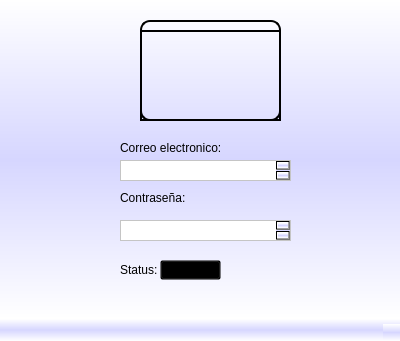
<?xml version="1.0" encoding="UTF-8"?>
<ui version="4.0">
 <class>MainWindow</class>
 <widget class="QMainWindow" name="MainWindow">
  <property name="geometry">
   <rect>
    <x>0</x>
    <y>0</y>
    <width>400</width>
    <height>341</height>
   </rect>
  </property>
  <property name="minimumSize">
   <size>
    <width>400</width>
    <height>341</height>
   </size>
  </property>
  <property name="maximumSize">
   <size>
    <width>401</width>
    <height>342</height>
   </size>
  </property>
  <property name="windowTitle">
   <string>MainWindow</string>
  </property>
  <property name="styleSheet">
   <string notr="true">background-color: qlineargradient(spread:pad, x1:0, y1:0, x2:0 ,y2:1,stop:0 rgba(255, 255, 255, 255), stop:0.5 rgba(214,214,255,255), stop:1 rgba(255,255,255,255));</string>
  </property>
  <widget class="QWidget" name="centralwidget">
   <widget class="QLabel" name="label">
    <property name="geometry">
     <rect>
      <x>120</x>
      <y>140</y>
      <width>101</width>
      <height>16</height>
     </rect>
    </property>
    <property name="autoFillBackground">
     <bool>false</bool>
    </property>
    <property name="styleSheet">
     <string notr="true">background-color: transparent;</string>
    </property>
    <property name="text">
     <string>Correo electronico: </string>
    </property>
   </widget>
   <widget class="QTextEdit" name="textEdit">
    <property name="geometry">
     <rect>
      <x>120</x>
      <y>160</y>
      <width>171</width>
      <height>21</height>
     </rect>
    </property>
    <property name="styleSheet">
     <string notr="true">background-color: rgb(255, 255, 255);</string>
    </property>
   </widget>
   <widget class="QLabel" name="label_2">
    <property name="geometry">
     <rect>
      <x>120</x>
      <y>190</y>
      <width>101</width>
      <height>16</height>
     </rect>
    </property>
    <property name="autoFillBackground">
     <bool>false</bool>
    </property>
    <property name="styleSheet">
     <string notr="true">background-color: transparent;</string>
    </property>
    <property name="text">
     <string>Contraseña:</string>
    </property>
   </widget>
   <widget class="QTextEdit" name="textEdit_2">
    <property name="geometry">
     <rect>
      <x>120</x>
      <y>220</y>
      <width>171</width>
      <height>21</height>
     </rect>
    </property>
    <property name="styleSheet">
     <string notr="true">background-color: rgb(255, 255, 255);</string>
    </property>
   </widget>
   <widget class="QLabel" name="label_3">
    <property name="geometry">
     <rect>
      <x>120</x>
      <y>260</y>
      <width>82</width>
      <height>20</height>
     </rect>
    </property>
    <property name="autoFillBackground">
     <bool>false</bool>
    </property>
    <property name="styleSheet">
     <string notr="true">background-color: transparent;</string>
    </property>
    <property name="text">
     <string>Status: </string>
    </property>
   </widget>
   <widget class="QComboBox" name="comboBox">
    <property name="geometry">
     <rect>
      <x>160</x>
      <y>260</y>
      <width>61</width>
      <height>20</height>
     </rect>
    </property>
    <property name="styleSheet">
     <string notr="true">background-color: transparent;
</string>
    </property>
    <item>
     <property name="text">
      <string>Online</string>
     </property>
    </item>
    <item>
     <property name="text">
      <string>Offline</string>
     </property>
    </item>
   </widget>
   <widget class="QLabel" name="label_4">
    <property name="geometry">
     <rect>
      <x>140</x>
      <y>30</y>
      <width>141</width>
      <height>91</height>
     </rect>
    </property>
    <property name="styleSheet">
     <string notr="true">background-color: transparent;
border: 2px solid black;
border-image: url(:/cct/logo3.png);</string>
    </property>
    <property name="text">
     <string/>
    </property>
   </widget>
   <widget class="QLabel" name="label_5">
    <property name="geometry">
     <rect>
      <x>140</x>
      <y>20</y>
      <width>141</width>
      <height>101</height>
     </rect>
    </property>
    <property name="styleSheet">
     <string notr="true">border: 2px solid black;
background-color: transparent;
border-radius: 10px;
</string>
    </property>
    <property name="text">
     <string/>
    </property>
   </widget>
  </widget>
  <widget class="QStatusBar" name="statusbar"/>
 </widget>
 <resources>
  <include location="logo3.qrc"/>
 </resources>
 <connections/>
</ui>
